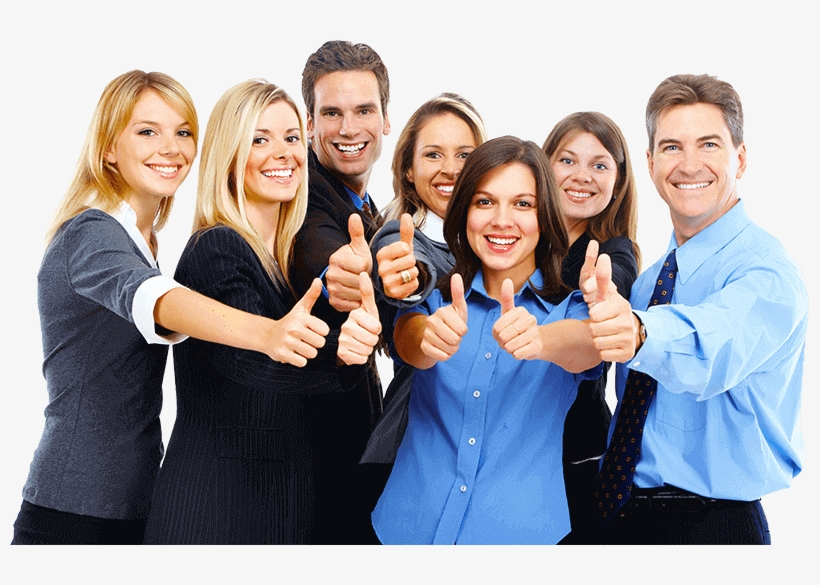
#> input picture people.png, 820 x 585 px
$ python findFacesImg.py
#> lines starting #> are read from the running program, lines starting #| are printed output that depends on the picture; after the words box and inside, x2 and y2 are one past the last pixel; in counts of white or black regions, pixels touching at a corner belong together
import cv2
import numpy as np
#path to classifiers
path = 'data/haarcascades/'

#get image classifiers
face_cascade = cv2.CascadeClassifier(path +'haarcascade_frontalface_default.xml')
eye_cascade = cv2.CascadeClassifier(path +'haarcascade_eye.xml')

#read image
img = cv2.imread('people.png')
#> img is the input picture: shape (585, 820, 3); mean B, G, R 162.3, 157.1, 159.7
hat = cv2.imread('hat.png')
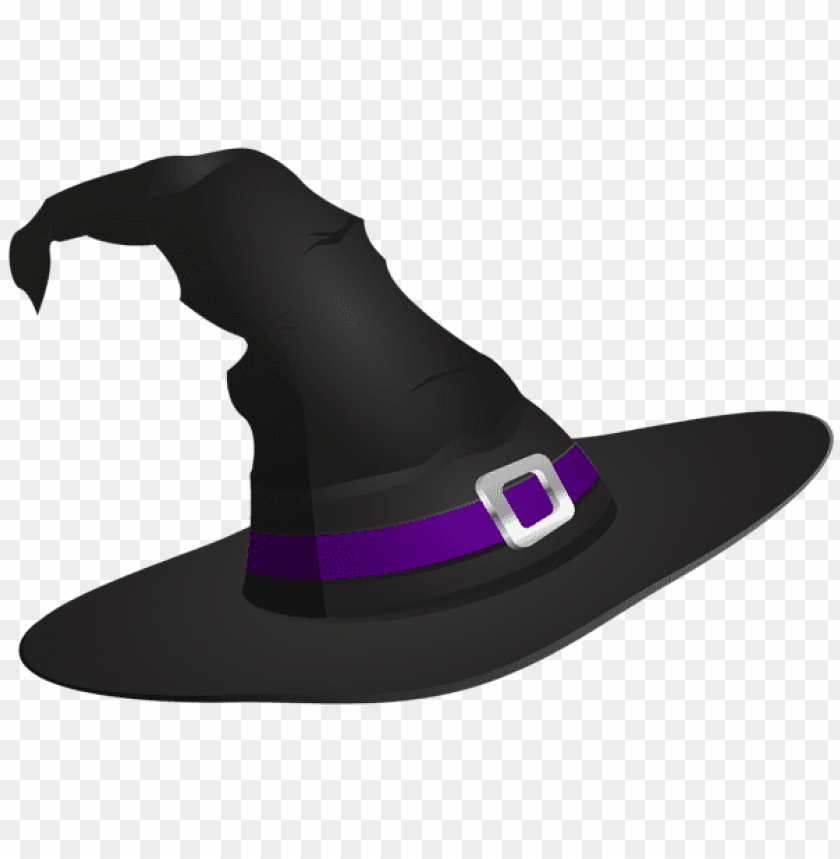
#> input picture hat.png, 840 x 859 px
#> hat is the input picture: shape (859, 840, 3); mean B, G, R 184.6, 182.6, 184.4

#get shape of hat
original_hat_h,original_hat_w,hat_channels = hat.shape
#> original_hat_h = 859; original_hat_w = 840; hat_channels = 3
#get shape of img
img_h,img_w,img_channels = img.shape
#> img_h = 585; img_w = 820; img_channels = 3

#convert to gray (Haar Cascades and many facial recognition algorithms require images to be in grayscale)
img_gray = cv2.cvtColor(img, cv2.COLOR_BGR2GRAY)
hat_gray = cv2.cvtColor(hat, cv2.COLOR_BGR2GRAY)

#create mask and inverse mask of hat
#Note: I used THRESH_BINARY_INV because the image was already on
#transparent background, try cv2.THRESH_BINARY if you are using a white background
ret, original_mask = cv2.threshold(hat_gray, 0, 255, cv2.THRESH_BINARY + cv2.THRESH_OTSU)
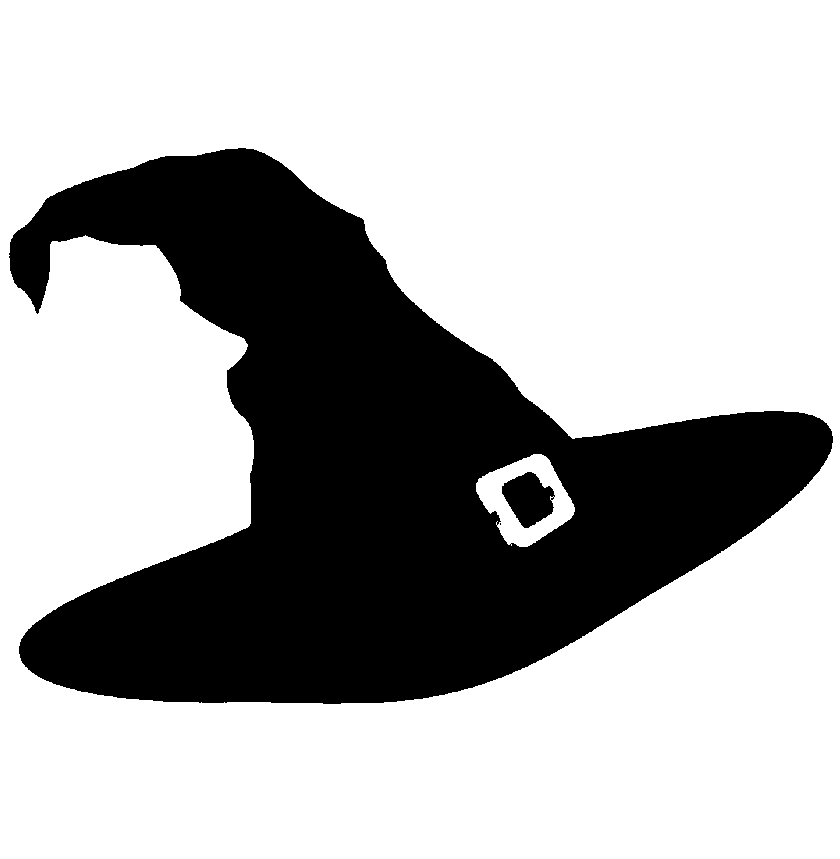
#> original_mask: shape (859, 840); 70.3% white; 3 black regions (1 under 20 px), largest, box (x1, y1, x2, y2) and area: (9, 148, 833, 704) 212743, (502, 472, 555, 528) 1909
#> ret = 141
original_mask_inv = cv2.bitwise_not(original_mask)


#find faces in image using classifier
faces = face_cascade.detectMultiScale(img_gray, 1.3, 5)
#> faces = [[300, 74, 96, 96], [235, 105, 86, 86], [641, 108, 98, 98], [405, 126, 75, 75], [543, 133, 79, 79], [460, 170, 90, 90], [115, 93, 100, 100]]

for (x,y,w,h) in faces:
    #retangle for testing purposes
    #img = cv2.rectangle(img,(x,y),(x+w,y+h),(255,0,0),2)
    #coordinates of face region

    face_w = w
    face_h = h
    face_x1 = x
    face_x2 = face_x1 + face_w
    face_y1 = y
    face_y2 = face_y1 + face_h

    #hat size in relation to face by scaling
    hat_width = int(1.5 * face_w)
    hat_height = int(hat_width * original_hat_h / original_hat_w)

    #setting location of coordinates of hat
    hat_x1 = face_x2 - int(face_w/1.7) - int(hat_width/2)
    hat_x2 = hat_x1 + hat_width
    hat_y1 = face_y1 - int(face_h*1.3)
    hat_y2 = hat_y1 + hat_height

    #check to see if out of frame
    if hat_x1 < 0:
        hat_x1 = 0
    if hat_y1 < 0:
        hat_y1 = 0
    if hat_x2 > img_w:
        hat_x2 = img_w
    if hat_y2 > img_h:
        hat_y2 = img_h

    #Account for any out of frame changes
    hat_width = hat_x2 - hat_x1
    hat_height = hat_y2 - hat_y1

    #resize hat to fit on face
    hat = cv2.resize(hat, (hat_width,hat_height), interpolation = cv2.INTER_AREA)
    mask = cv2.resize(original_mask, (hat_width,hat_height), interpolation = cv2.INTER_AREA)
    mask_inv = cv2.resize(original_mask_inv, (hat_width,hat_height), interpolation = cv2.INTER_AREA)

    #take ROI for hat from background that is equal to size of hat image
    roi = img[hat_y1:hat_y2, hat_x1:hat_x2]

    #original image in background (bg) where hat is not present
    roi_bg = cv2.bitwise_and(roi,roi,mask = mask)
    roi_fg = cv2.bitwise_and(hat,hat,mask=mask_inv)
    dst = cv2.add(roi_bg,roi_fg)

    #put back in original image
    img[hat_y1:hat_y2, hat_x1:hat_x2] = dst
#> this loop made 7 passes
#> (x, y, w, h, face_w, face_h, face_x1, face_x2) on passes 1 to 7: (300, 74, 96, 96, 96, 96, 300, 396), (235, 105, 86, 86, 86, 86, 235, 321), (641, 108, 98, 98, 98, 98, 641, 739), (405, 126, 75, 75, 75, 75, 405, 480), (543, 133, 79, 79, 79, 79, 543, 622), (460, 170, 90, 90, 90, 90, 460, 550), (115, 93, 100, 100, 100, 100, 115, 215)
#> pass 1, `roi = img[hat_y1:hat_y2, hat_x1:hat_x2]`:
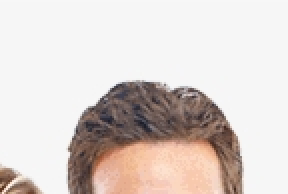
#> roi: shape (97, 144, 3) (shown 2 times larger); mean B, G, R 205.4, 209.6, 219.1
#> after the loop:
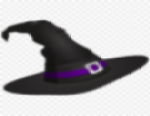
#> hat: shape (116, 150, 3); mean B, G, R 184, 182, 183.9
#> after the loop:
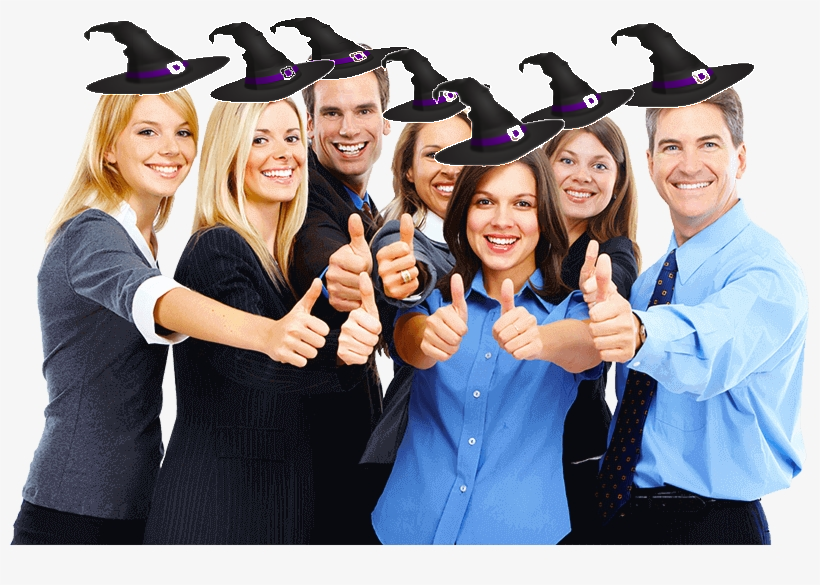
#> img: shape (585, 820, 3); 6.86% of pixels changed, all inside (x1, y1, x2, y2) = (83, 16, 755, 167)
#> after the loop:
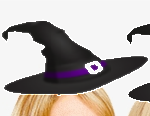
#> roi: shape (116, 150, 3); mean B, G, R 169.4, 174.1, 181.6
#> after the loop:
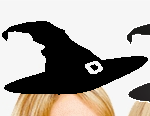
#> roi_bg: shape (116, 150, 3); mean B, G, R 156.1, 162.7, 168.8


cv2.imshow('img',img) #display image
cv2.waitKey(0) #wait until key is pressed to proceed
cv2.destroyAllWindows() #close all windows
